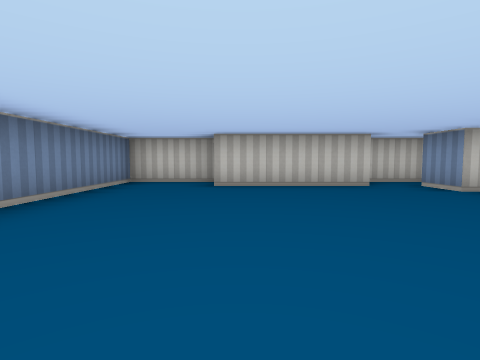
view 1 (above)

12 first-person views from a walk through a cub3D ray-caster map. The camera is about half as high as the walls, tilts 4° down and sees 80° across. The floor is counted in squares. Each view is taken from the middle of a square. On the plan, view 1 faces up. The plan holds only what a view shows up to about 9 squares ahead; the rest is blank.

view 2
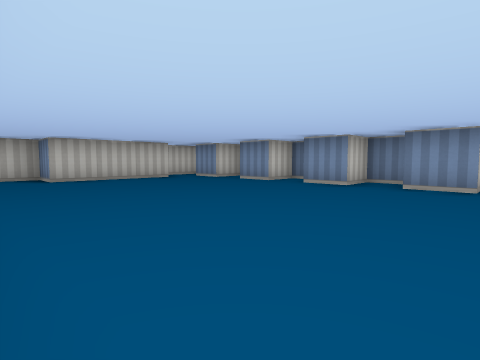

view 3
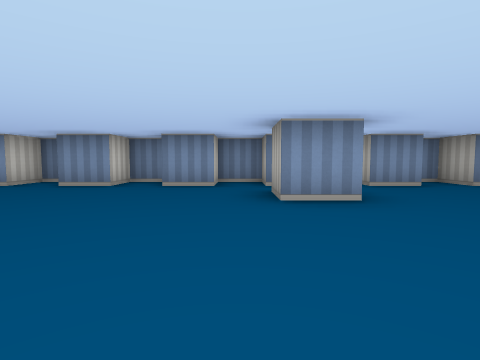

view 4
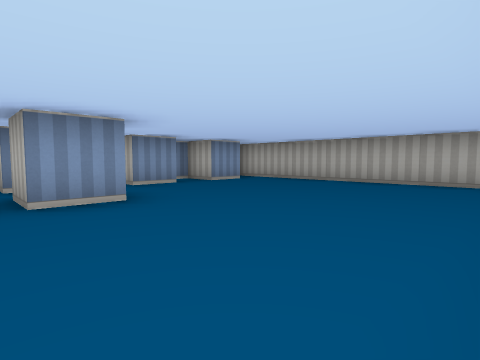

view 5
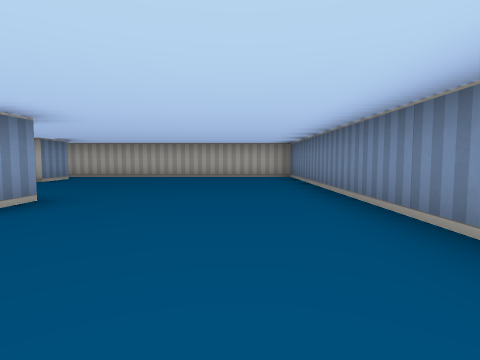

view 6
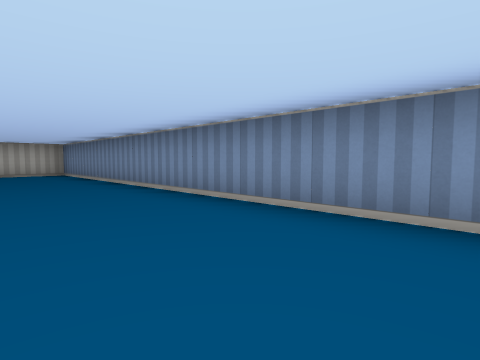

view 7
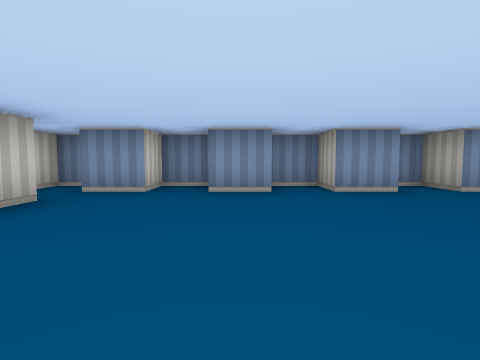

view 8
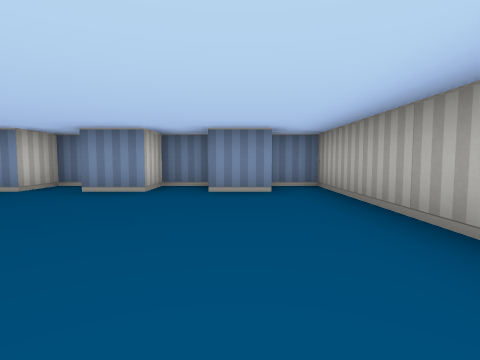

view 9
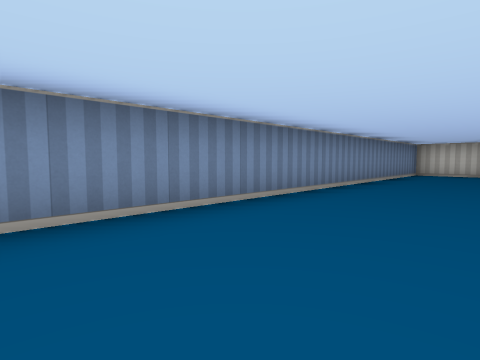

view 10
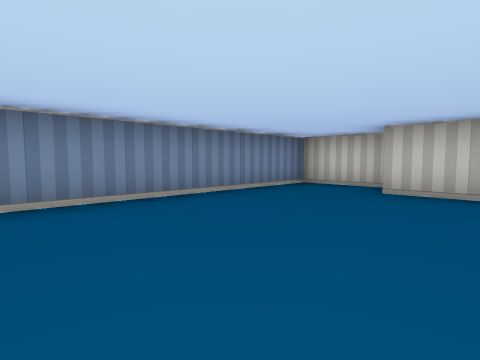

view 11
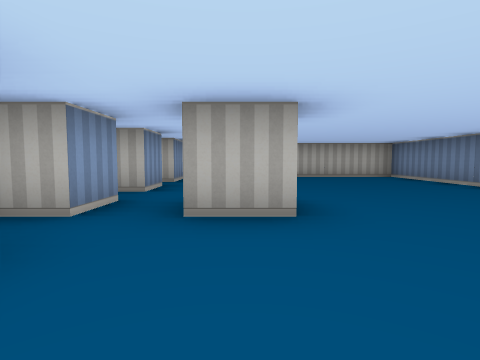

view 12
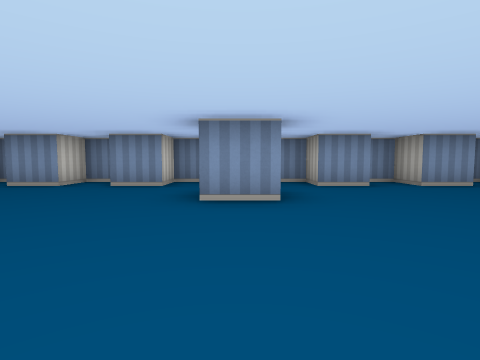

### Floor plan
Points are (right, up) in squares from view 1. A wall is a line through its corners. A room is listed if a view was taken in it or the views show most of it. See-through windows are left out.
Room 1 (views 1, 2, 3, 4, 5, 6, 7, 8, 9, 10, 11, 12)
walls: (1.5, -3.6) (1.5, -2.5) (2.5, -2.5); (4.5, 3.5) (4.5, 4.5) (3.5, 4.5) (3.5, 5.5); (2.6, 5.5) (-0.5, 5.5) (-0.5, 6.5) (-2.5, 6.5) (-2.5, -8.5) (4.5, -8.5) (4.5, -7.5); (3.5, -7.6) (3.5, -6.5) (4.5, -6.5) (4.5, -5.5) (3.5, -5.5) (3.5, -4.5) (4.5, -4.5) (4.5, -3.5) (3.5, -3.5) (3.5, -2.5) (4.5, -2.5) (4.5, -1.5) (3.5, -1.5) (3.5, -0.5) (4.5, -0.5) (4.5, 0.5) (3.5, 0.5) (3.5, 1.5) (4.5, 1.5) (4.5, 2.5) (3.5, 2.5) (3.5, 3.5); (4.5, 6) (4.5, 6.5) (2.9, 6.5)

Positions as (right, up) in squares from view 1, and headings:
1: (0, 0), facing up
2: (-2, -2), facing up-right
3: (-2, -2), facing right
4: (-2, -2), facing down-right
5: (-1, 0), facing down
6: (0, 2), facing down-left
7: (-1, 3), facing right
8: (-1, -7), facing right
9: (0, -4), facing up-left
10: (1, 1), facing up-left
11: (2, 0), facing down
12: (-2, -3), facing right
